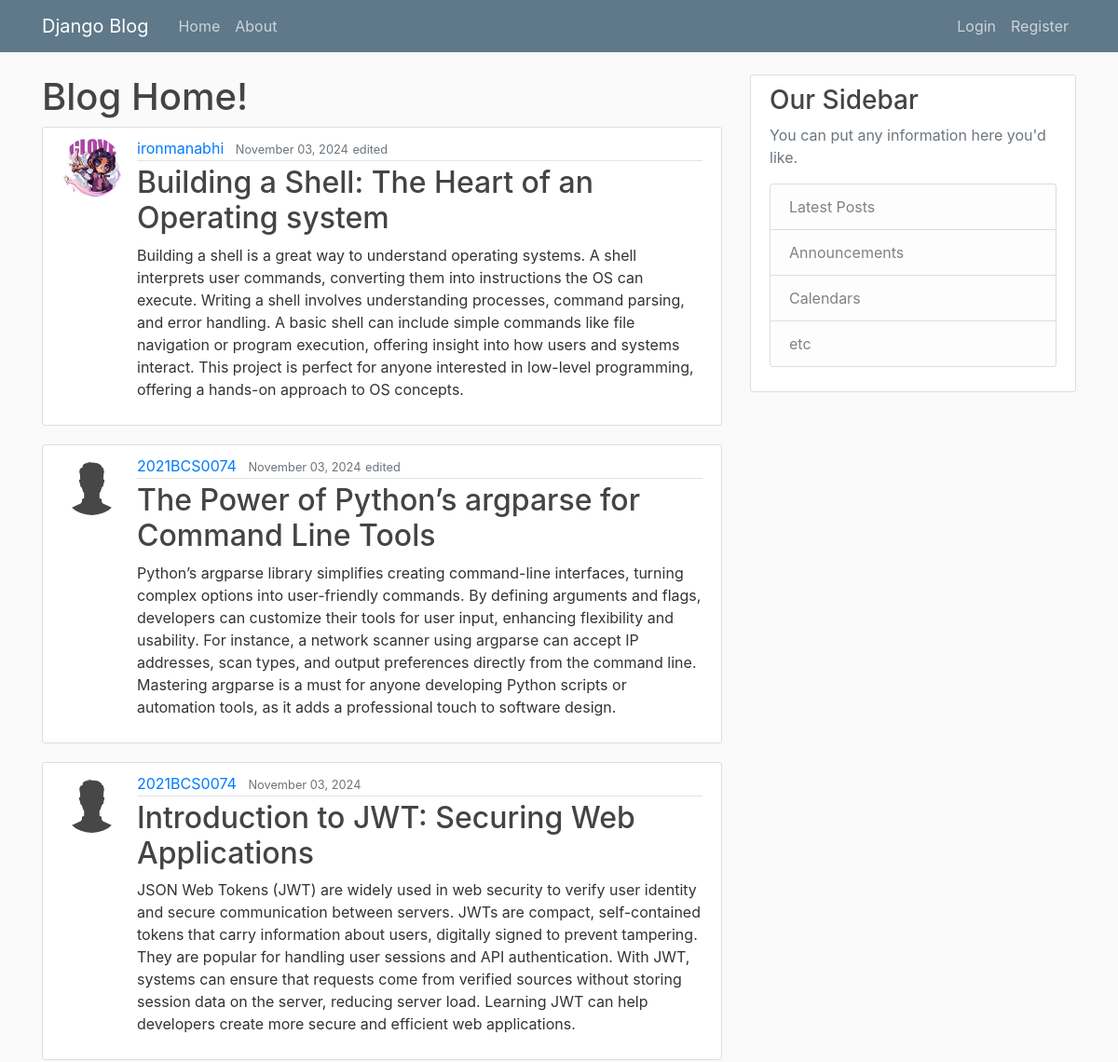
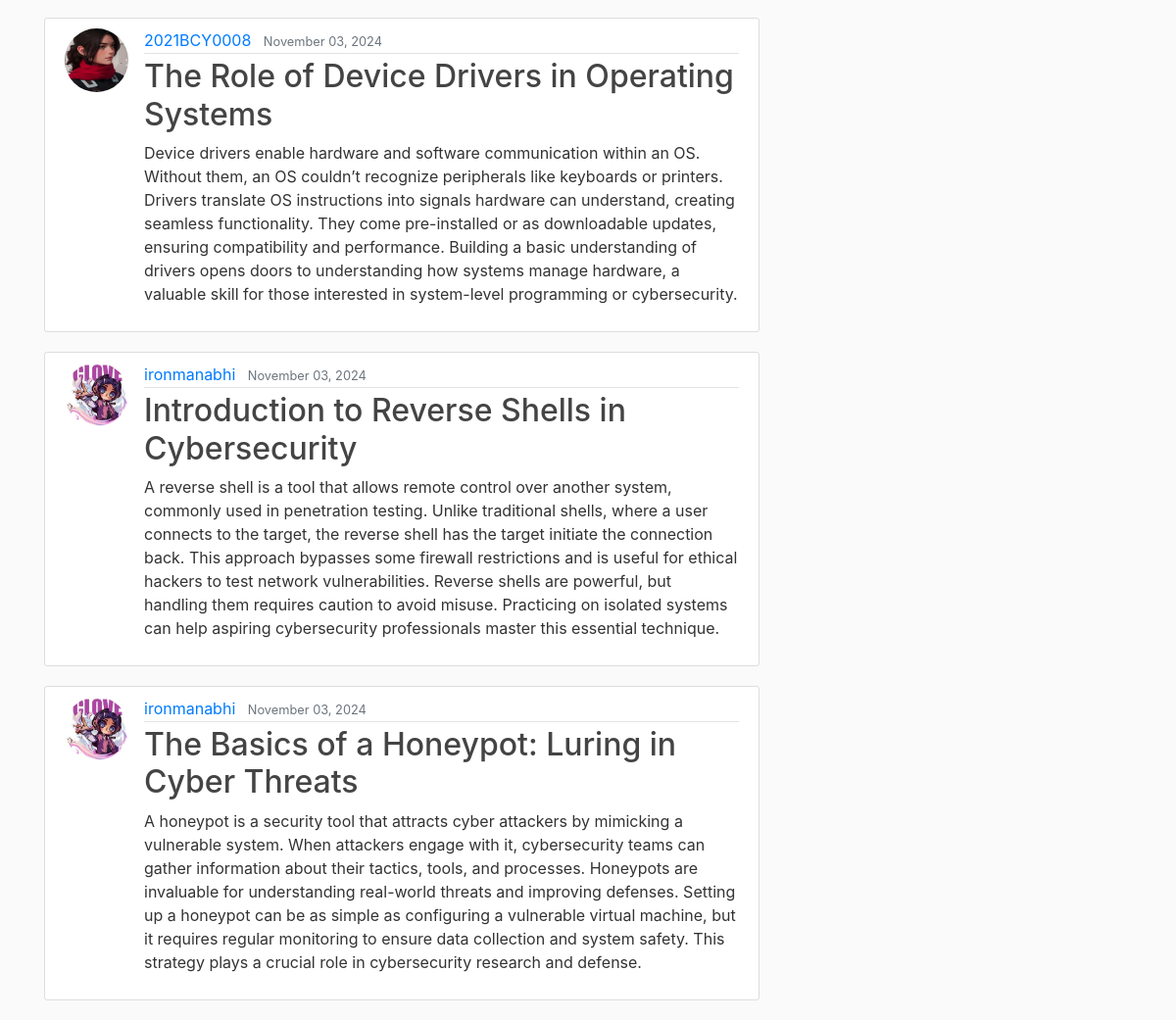
Screenshot of /blog/ with the database file from the repository (2 pictures, top to bottom).
### blog/models.py (models this page shows, shortened)
class Post(models.Model):
    title = models.CharField(max_length=100)
    content = models.TextField()
    date_posted = models.DateTimeField(default=timezone.now)
    author = models.ForeignKey(User, on_delete=models.CASCADE)
    edited = models.IntegerField(default=0)

### users/models.py (models this page shows, shortened)
class Profile(models.Model):
    user = models.OneToOneField(User, on_delete=models.CASCADE)
    image = models.ImageField(default='default.jpg', upload_to='profile_pics')

### blog/views.py (the view)
# urls.py: path("", PostListView.as_view(), name="blog-home"),
class PostListView(ListView):
    model = Post
    template_name = 'blog/home.html'
    context_object_name = 'posts'
    ordering = ['-date_posted']
    paginate_by = 6

### blog/templates/blog/home.html
{% extends "blog/base.html" %} {% block content %}
<h1>Blog Home!</h1>
{% for post in posts %}
<article class="media content-section">
  <img
    class="rounded-circle article-img"
    src="{{ post.author.profile.image.url }}"
  />
  <div class="media-body">
    <div class="article-metadata">
      <a class="mr-2" href="#">{{ post.author }}</a>
      <small class="text-muted">{{ post.date_posted|date:"F d, Y" }}</small>
      {% if post.edited == 1 %}
      <small class="text-muted">edited</small>
      {% endif %}
    </div>
    <h2>
      <a class="article-title" href="{% url 'post-details' post.id %}">
        {{ post.title }}
      </a>
    </h2>
    <p class="article-content">{{ post.content }}</p>
  </div>
</article>
{% endfor %}{% endblock content %}

### blog/static/blog/main.css (style rules this page uses)
body { background: #fafafa; color: #333333; margin-top: 5rem; }
h1, h2, h3, h4, h5, h6 { color: #444444; }
.content-section { background: #ffffff; padding: 10px 20px; border: 1px solid #dddddd; border-radius: 3px; margin-bottom: 20px; }
.article-title { color: #444444; }
.article-content { white-space: pre-line; }
.article-img { height: 65px; width: 65px; margin-right: 16px; }
.article-metadata { padding-bottom: 1px; margin-bottom: 4px; border-bottom: 1px solid #e3e3e3; }

### rows the page displays
Post: author.profile.image (picture), author "ironmanabhi", date_posted "November 03, 2024", edited "edited", title "Building a Shell: The Heart of an Operating system", content "Building a shell is a great way to understand operating systems. A shell interprets user commands, converting them into instructions the OS can execute. Writing a shell involves understanding processes, command parsing, and error handling. A basic shell can include simple commands like file navigation or program execution, offering insight into how users and systems interact. This project is perfect for anyone interested in low-level programming, offering a hands-on approach to OS concepts."
Post: author.profile.image (placeholder picture), author "2021BCS0074", date_posted "November 03, 2024", edited "edited", title "The Power of Python’s argparse for Command Line Tools", content "Python’s argparse library simplifies creating command-line interfaces, turning complex options into user-friendly commands. By defining arguments and flags, developers can customize their tools for user input, enhancing flexibility and usability. For instance, a network scanner using argparse can accept IP addresses, scan types, and output preferences directly from the command line. Mastering argparse is a must for anyone developing Python scripts or automation tools, as it adds a professional touch to software design."
Post: author.profile.image (placeholder picture), author "2021BCS0074", date_posted "November 03, 2024", title "Introduction to JWT: Securing Web Applications", content "JSON Web Tokens (JWT) are widely used in web security to verify user identity and secure communication between servers. JWTs are compact, self-contained tokens that carry information about users, digitally signed to prevent tampering. They are popular for handling user sessions and API authentication. With JWT, systems can ensure that requests come from verified sources without storing session data on the server, reducing server load. Learning JWT can help developers create more secure and efficient web applications."
Post: author.profile.image (picture), author "2021BCY0008", date_posted "November 03, 2024", title "The Role of Device Drivers in Operating Systems", content "Device drivers enable hardware and software communication within an OS. Without them, an OS couldn’t recognize peripherals like keyboards or printers. Drivers translate OS instructions into signals hardware can understand, creating seamless functionality. They come pre-installed or as downloadable updates, ensuring compatibility and performance. Building a basic understanding of drivers opens doors to understanding how systems manage hardware, a valuable skill for those interested in system-level programming or cybersecurity."
Post: author.profile.image (picture), author "ironmanabhi", date_posted "November 03, 2024", title "Introduction to Reverse Shells in Cybersecurity", content "A reverse shell is a tool that allows remote control over another system, commonly used in penetration testing. Unlike traditional shells, where a user connects to the target, the reverse shell has the target initiate the connection back. This approach bypasses some firewall restrictions and is useful for ethical hackers to test network vulnerabilities. Reverse shells are powerful, but handling them requires caution to avoid misuse. Practicing on isolated systems can help aspiring cybersecurity professionals master this essential technique."
Post: author.profile.image (picture), author "ironmanabhi", date_posted "November 03, 2024", title "The Basics of a Honeypot: Luring in Cyber Threats", content "A honeypot is a security tool that attracts cyber attackers by mimicking a vulnerable system. When attackers engage with it, cybersecurity teams can gather information about their tactics, tools, and processes. Honeypots are invaluable for understanding real-world threats and improving defenses. Setting up a honeypot can be as simple as configuring a vulnerable virtual machine, but it requires regular monitoring to ensure data collection and system safety. This strategy plays a crucial role in cybersecurity research and defense."
